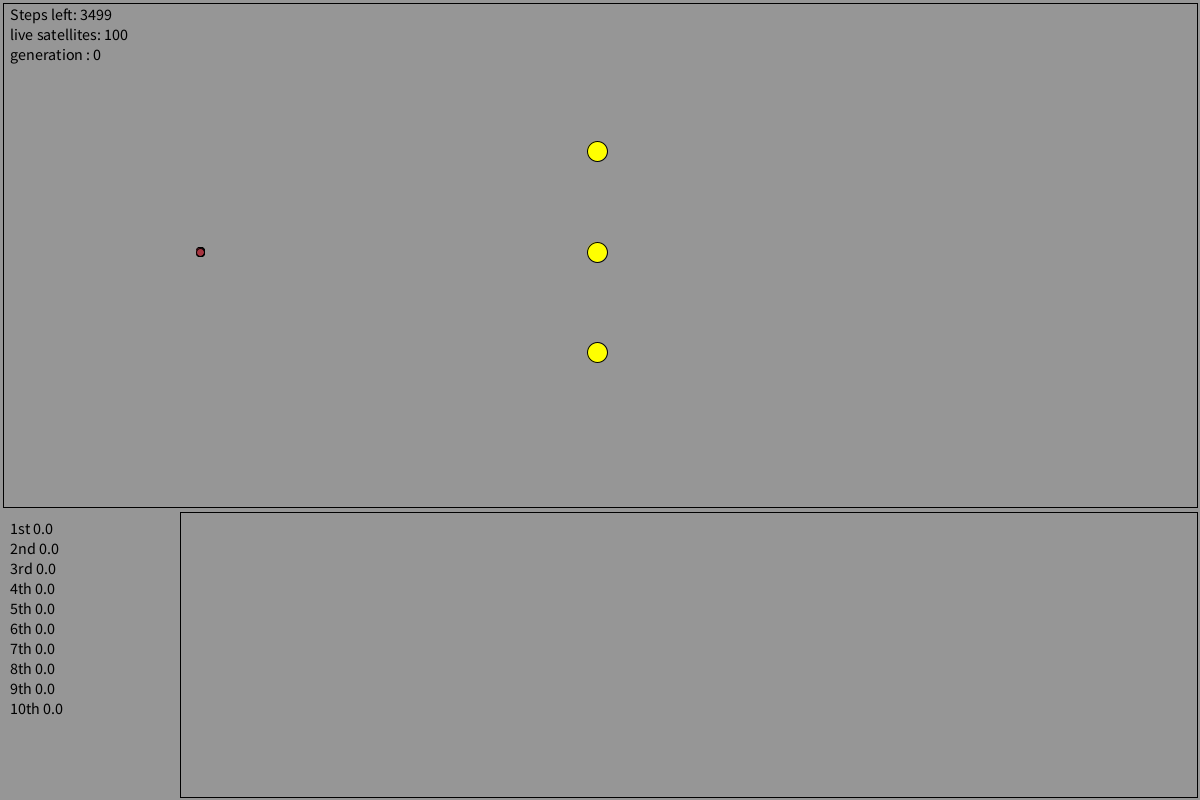
Frame 1 (no input)
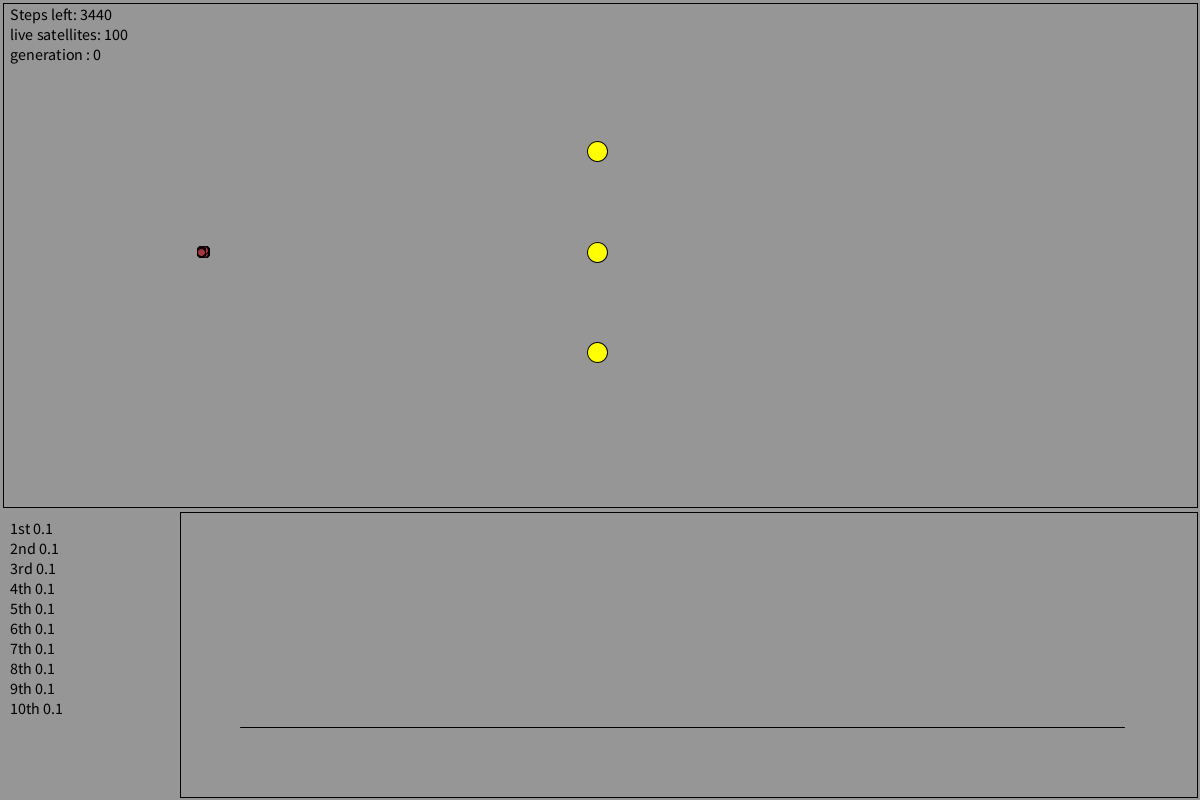
Frame 60 (the mouse pressed at the canvas centre just before this capture)
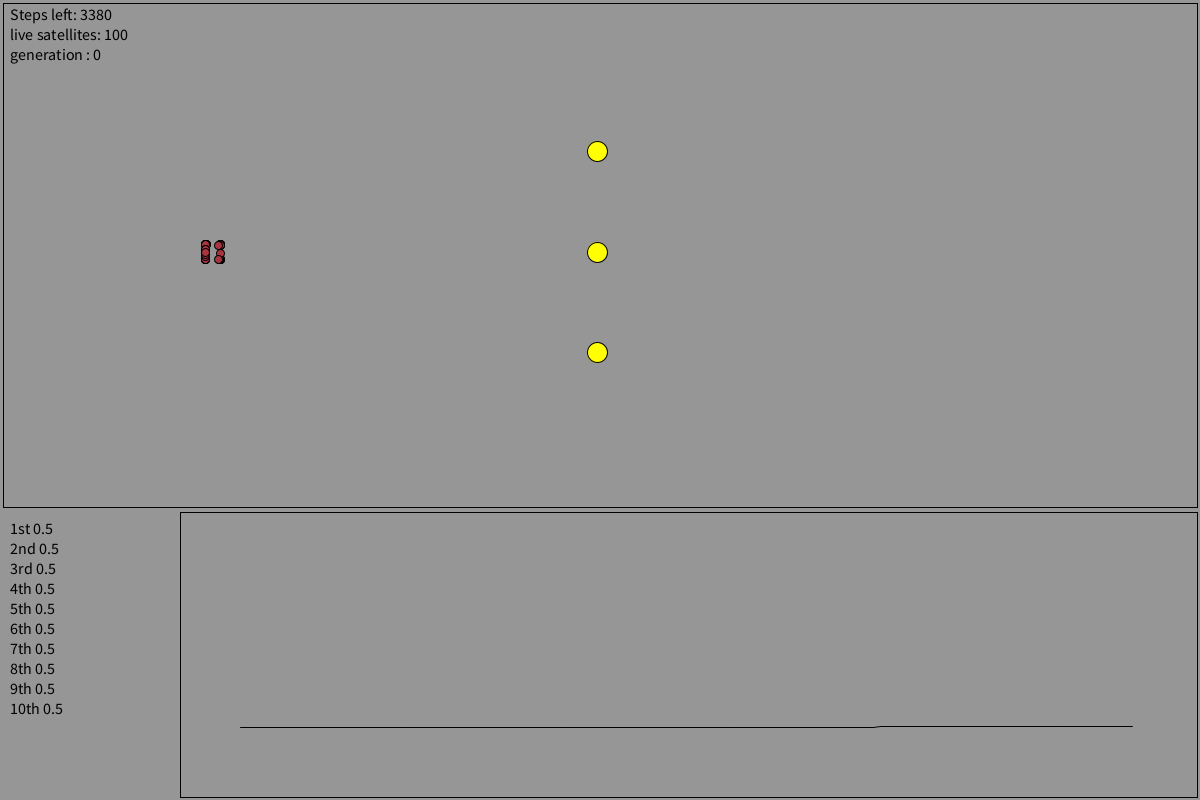
Frame 120 (the mouse held since frame 60 and released just before this capture)

The Processing sketch that drew these frames (run headless with seeded random() and noise(); from frame 60 on, the mouse is pressed at the canvas centre):

// Processing sketch: example2
// ── example2.pde
SatelliteSystem satelliteSys;

int numSatellites = 100;
int numSuns = 3;

void setup() {
  size(1200, 800);
  frameRate(2000);
  satelliteSys = new SatelliteSystem(numSatellites, numSuns);
}

void draw() {
  background(150);
  //carsys.addParticle();
  satelliteSys.run();
  noFill();
  stroke(0);
  rect(3, 3, width-6, 0.63*height);
  drawTopBoard();
  drawGraph();
  text("Steps left: "+satelliteSys.getStepsLeft(), 10, 20);
  text("live satellites: "+satelliteSys.numSatLife(), 10, 40);
  text("generation : "+satelliteSys.generation(), 10, 60);
}

  // d
void drawTopBoard(){
   //draw TOP 10
  textSize(16);
  stroke(0);
  fill(0);
  text("1st "+nf(satelliteSys.getSatellite(0).getFitness(),0,1), 10, 534);
  text("2nd "+nf(satelliteSys.getSatellite(1).getFitness(),0,1), 10, 554);
  text("3rd "+nf(satelliteSys.getSatellite(2).getFitness(),0,1), 10, 574);
  for(int i=4; i<=10; i++)
    text(i+"th "+nf(satelliteSys.getSatellite(i).getFitness(),0,1), 10, 514+(20*i));
}

int[] x = new int[3501];
float[] y = new float[3501];
int iterator = 0;
int[] xGen = {};
float[] yGen = {};
int generation = -1;

void drawGraph(){
   
  iterator++;
  noFill();
  stroke(0);
  rect(width*0.15, 0.64*height , (1.0-0.15)*width-3, (1-0.64)*height-3);  
  
  x[iterator] = iterator;// = append(x, iterator);
  y[iterator] = -satelliteSys.getSatellite(0).getFitness();
  
  
  if(iterator > 1) {
    for(int i = 1; i < iterator; i++) {
      line(0.75*x[i-1]/iterator*width+width/5, y[i-1]+height/1.1, 0.75*x[i]/iterator*width+width/5, y[i]+height/1.1);
    }
  }
  
  stroke(255);
  if(generation > 1) {
    for(int i = 1; i < generation; i++) {
      line(10.0*xGen[i-1]+width/5, yGen[i-1]+height/1.1, 10.0*xGen[i]+width/5, yGen[i]+height/1.1);
    }
  }
  
  //println(y[iterator-1]);
   if(generation < satelliteSys.generation()){
    generation = satelliteSys.generation();
    println(iterator);
    xGen = append(xGen, generation);
    yGen = append(yGen, y[iterator-1]);
    
    iterator = -1;
  }
}
// ── brain.pde


class Brain {
  
  int numOutputs;
  float [] outPuts;
  int numInputs;
  float [] inputs;
  int numHiddenNeurons1;
  int numHiddenNeurons2;
  float[][] weight1;
  float[][] weight2;
  float[][] weight3;
  float[] bias1;
  float[] bias2;
  
  float[] hiddenNeurons1;
  float[] hiddenNeurons2;
  
  
  float maxInpulse;
  float mutation;
  
  Brain(int numSuns){
    // NOTE: two out puts
    numOutputs = 2;
    outPuts = new float[numOutputs];
    // satellite pos, satellite vell, (sun pos) * number of suns
    numInputs = 2+2+2*numSuns;
    inputs = new float[numInputs];
    numHiddenNeurons1 = 5;
    numHiddenNeurons2 = 3;
    weight1 = new float[numInputs][numHiddenNeurons1];
    weight2 = new float[numHiddenNeurons1][numHiddenNeurons2];
    weight3 = new float[numHiddenNeurons2][numOutputs];
    bias1 = new float[numHiddenNeurons1];
    bias2 = new float[numHiddenNeurons2];
    initWeights();
    hiddenNeurons1 = new float[numHiddenNeurons1];
    hiddenNeurons2 = new float[numHiddenNeurons2];
    
    mutation = 0.05;
    maxInpulse = 0.001;
  }
  
  void initWeights(){
    //weight1
    for(int i = 0; i<numInputs; i++){
      for(int j = 0; j<numHiddenNeurons1; j++) {
        weight1[i][j] = random(-1.0, 1.0);
      }
    }
    
    //weight2
    for(int i = 0; i<numHiddenNeurons1; i++){
      for(int j = 0; j<numHiddenNeurons2; j++) {
        weight2[i][j] = random(-1.0, 1.0);
      }
    }
    
    //weight3
    for(int i = 0; i<numHiddenNeurons2; i++){
      for(int j = 0; j<numOutputs; j++) {
        weight3[i][j] = random(-1.0, 1.0);
      }
    }
    
    //bias 1
    for(int i = 0; i<numHiddenNeurons1; i++){
      bias1[i] = random(-1.0, 1.0);
    }
    
    //bias 2
    for(int i = 0; i<numHiddenNeurons2; i++){
      bias2[i] = random(-1.0, 1.0);
    }
    
  }
  
  PVector getInpulse(PVector satPos, PVector satVel, ArrayList<PVector> sunsPos){
     
    // get inputs and normaliz 
    inputs[0] = satPos.x/width;
    inputs[1] = satPos.y/(0.63*height);
    inputs[2] = satVel.x/maxInpulse;
    inputs[3] = satVel.y/maxInpulse;
    for(int i=4; i<(4+sunsPos.size()); i++){
      PVector sunPos = sunsPos.get(i-4);
      inputs[i] = sunPos.x/width;
      inputs[i] = sunPos.y/(0.63*height);
    }
    
    // calculate hidden neurons
    // layer 1
    for(int i = 0; i<numHiddenNeurons1; i++){
      hiddenNeurons1[i] = 0.0;
      for(int j = 0; j<numInputs; j++){
        hiddenNeurons1[i] += weight1[j][i]*inputs[j];
      }
      hiddenNeurons1[i] = activationFunction(hiddenNeurons1[i]+bias1[i]);
    }
    
    // layer 2
    for(int i = 0; i<numHiddenNeurons2; i++){
      hiddenNeurons2[i] = 0.0;
      for(int j = 0; j<numHiddenNeurons1; j++){
        hiddenNeurons2[i] += weight2[j][i]*hiddenNeurons1[j];
      }
      hiddenNeurons2[i] = activationFunction(hiddenNeurons2[i]+bias2[i]);
    }
    
    //calculate output
    for(int i = 0; i<numOutputs; i++){
      outPuts[i] = 0.0;
      for(int j = 0; j<numHiddenNeurons2; j++) {
        outPuts[i] += weight3[j][i]*hiddenNeurons2[j];
      }
    }
    
    // check max and min possible valors
    for(int i = 0; i<numOutputs; i++){
      if(outPuts[i]>maxInpulse)
        outPuts[i] = maxInpulse;
       else if (outPuts[i]<-maxInpulse)
         outPuts[i] = -maxInpulse;
    }
     
    // transfor out put to PVector
    PVector inpulse = new PVector(0.0, 0.0);
    
    inpulse.x = outPuts[0];
    inpulse.y = outPuts[1];
    
    return inpulse;
  }
  
  // GA operations
  void mutation (){
    //weight1
    for(int i = 0; i<numHiddenNeurons1; i++){
      for(int j = 0; j<numInputs; j++) {
        if(mutation <random(0, 1.0))
          weight1[j][i] = random(-1.0, 1.0);
      }
      if(mutation <random(0, 1.0))
          bias1[i] = random(-1.0, 1.0);
    }
    //weight2
    for(int i = 0; i<numHiddenNeurons2; i++){
      for(int j = 0; j<numHiddenNeurons1; j++) {
        if(mutation <random(0, 1.0))
          weight2[j][i] = random(-1.0, 1.0);
      }
      if(mutation <random(0, 1.0))
          bias2[i] = random(-1.0, 1.0);
    }
    
    //weight3
    for(int i = 0; i<numHiddenNeurons2; i++){
      for(int j = 0; j<numOutputs; j++) {
        if(mutation <random(0, 1.0))
          weight3[i][j] = random(-1.0, 1.0);
      }
    }
  }
  
  void crossOver(Satellite sat){
     //weight1
    for(int i = 0; i<numHiddenNeurons1; i++){
      for(int j = 0; j<numInputs; j++) {
        if(0.5 <random(0, 1.0)) 
          weight1[j][i] = weight1[j][i];
        else
          weight1[j][i] = sat.getWeight(1, j, i);
      }
      if(0.5 <random(0, 1.0)) 
        bias1[i] = bias1[i];
      else
        bias1[i] = sat.getBias(1, i);
    }
    
    //weight2
    for(int i = 0; i<numHiddenNeurons2; i++){
      for(int j = 0; j<numHiddenNeurons1; j++) {
        if(0.5 <random(0, 1.0)) 
          weight2[j][i] = weight2[j][i];
        else
          weight2[j][i] = sat.getWeight(2, j, i);
      }
      if(0.5 <random(0, 1.0)) 
        bias2[i] = bias2[i];
      else
        bias2[i] = sat.getBias(2, i);
    }
    
    
    //weight3
    for(int i = 0; i<numHiddenNeurons2; i++){
      for(int j = 0; j<numOutputs; j++) {
        if(0.5 <random(0, 1.0)) 
          weight3[i][j] = weight3[i][j];
        else 
          weight3[i][j] = sat.getWeight(3, i, j);
      }
    }
  }
  
  void reproduction(Satellite sat1, Satellite sat2){
    //weight1
    for(int i = 0; i<numHiddenNeurons1; i++){
      for(int j = 0; j<numInputs; j++) {
        if(0.5 <random(0, 1.0)) 
          weight1[j][i] = sat1.getWeight(1, j, i);
        else
          weight1[j][i] = sat2.getWeight(1, j, i);
      }
    }
    
     //weight2
    for(int i = 0; i<numHiddenNeurons2; i++){
      for(int j = 0; j<numHiddenNeurons1; j++) {
        if(0.5 <random(0, 1.0)) 
          weight2[j][i] = sat1.getWeight(2, j, i);
        else
          weight2[j][i] = sat2.getWeight(2, j, i);
      }
    }
    
    //weight3
    for(int i = 0; i<numHiddenNeurons2; i++){
      for(int j = 0; j<numOutputs; j++) {
        if(0.5 <random(0, 1.0)) 
          weight2[i][j] = sat1.getWeight(2, i, j);
        else 
          weight2[i][j] = sat2.getWeight(2, i, j);
      }
    }
  }
  
  float activationFunction(float x){
    //sigmoid
    return 1.0/(1.0+exp(-x));
  }
  
  float getWeight(int layer, int i, int j){
   if(layer == 1)
      return weight1[i][j];
   else if(layer == 2)
      return weight2[i][j];
   else if(layer == 3)
      return weight3[i][j];
   else {
     println("Error: incorrect layer");
     exit();
     return 0.0;
     }
  }
  
  float getBias(int layer, int i){
   if(layer == 1)
      return bias1[i];
   else if(layer == 2)
      return bias1[i];
   else {
     println("Error: incorrect bias layer");
     exit();
     return 0.0;
     }
  }
  
}
// ── satellite.pde


class Satellite {
  PVector position;
  PVector velocity;
  PVector acceleration;
  boolean lifetag;
  float fitness;
  int numDeads;
  float mass;
  float acumulateVel; // to deff new parameter to fitness
  
  Brain brain;
  
  //domain limits
  float topLimit = 3.0;
  float downLimit = 0.63*height;
  float leftLimit = 3.0;
  float rightLimit = width-6;
  float timetag;

  Satellite(int numSuns) {
    acceleration = new PVector(0.0, 0.0);
    velocity = new PVector(0.0, 0.0);
    //position = new PVector(random(leftLimit, rightLimit), random(topLimit, downLimit));
    position = new PVector(width/6.0, 0.63*height/2.0);
    lifetag = true;
    fitness = 0;
    timetag = 0;
    numDeads = 0;
    acumulateVel = 0;
    mass = 0.1;
    brain = new Brain(numSuns);
  }

  void run(float[] sunMass, ArrayList<PVector> sunPosition) {
    if(isLife()){
      update(sunMass, sunPosition);
      display();
    }
  }

  // Method to update position
  void update(float[] sunsMass, ArrayList<PVector> sunsPosition) {
    timetag ++;
    acceleration = brain.getInpulse(position, velocity, sunsPosition);
    for (int j = 0; j < sunsPosition.size(); j++) {
      float sunMass = sunsMass[j];
      PVector sunPosition = sunsPosition.get(j);
      acceleration.add(gravityForce(sunMass, sunPosition)) ;
    }
    velocity.add(acceleration);
    position.add(velocity);
    //lifetag = true;
    deadConditions();
    calculateFitness();
  }

  // Method to display
  void display() {
    if(isLife()){
      stroke(0);
      fill(#a73540);
      ellipse(position.x, position.y, 8, 8);
    }
  }

  // Is the car still useful?
  boolean isLife() {
    return lifetag;
  }
  
  void reallocate(){
    acceleration = new PVector(0.0, 0.0);
    velocity = new PVector(0.0, 0.0);
    //position = new PVector(random(leftLimit, rightLimit), random(topLimit, downLimit));
    position = new PVector(width/6.0, 0.63*height/2.0);
    lifetag = true;
    fitness = 0;
    numDeads ++;
    timetag = 0;
    acumulateVel = 0;
  }
  
  // dead conditions
  void deadConditions(){
    if(position.x>rightLimit || position.x<leftLimit || position.y>downLimit || position.y<topLimit){
      lifetag = false;
    }
  }
  
  void calculateFitness(){
    float vel = velocity.mag();
    if(vel>20) vel = -10;
    acumulateVel += vel;
    //0.005
    fitness = 0.0*(timetag) - 0.0*numDeads + 0.0*vel + 0.025*acumulateVel;
  }
  
  float getFitness(){
    return fitness;
  }
  
  float getDeads(){
    return numDeads;
  }
  
  PVector gravityForce(float sunMass, PVector sunPosition){
    float dist = position.dist(sunPosition);
    PVector force = PVector.sub(position,sunPosition).normalize().mult(-mass*sunMass/(dist*dist));
    return force;
  }
  
  void geneticAlgotithm(Satellite sat1, Satellite sat2){
    
    if(0.3 < random(0, 1.0))
      brain.mutation();
    if(0.3 < random(0, 1.0))
      brain.crossOver(sat1); // choose bebetween 4 first numbers (5 not include)
    if(0.3 < random(0, 1.0))
      brain.reproduction(sat1, sat2); // choose bebetween 4 first numbers
   
  }
  
  float getWeight(int layer, int i, int j){
    return brain.getWeight(layer, i, j);
  }
  
  float getBias(int layer, int i){
    return brain.getBias(layer, i);
  }

}
// ── satelliteSystem.pde

// A class to describe a group of Particles
// An ArrayList is used to manage the list of Particles 

import java.util.Arrays;

class SatelliteSystem {
  ArrayList<Satellite> selfCarSystem;
  ArrayList<Sun> suns;
  int generation;
  int numSats;
  int numSatsLife;
  int stepsLeft;
  int numSuns;
  
  SatelliteSystem(int numberSatellites, int numberSuns) {
    suns = new ArrayList<Sun>();
    for (int i = 0; i < numberSuns; i++){
      suns.add(new Sun((width-6.0)/2.0, (0.63*height)/2.0*(0.4*i+0.6)));
    }
    
    generation = 0;
    numSats = numberSatellites;
    numSatsLife = numberSatellites;
    stepsLeft = 3500;
    numSuns = numberSuns;
    
    selfCarSystem = new ArrayList<Satellite>();
    for (int i=0; i<numberSatellites; i++){
      selfCarSystem.add(new Satellite(numberSuns));
    }
  }
  
  void run() {
    
    if(stepsLeft == 0 || numSatsLife == 0){
      restart();
    }
    
    // run all satellites
    
    numSatsLife = 0;
    for (int i = 0; i < selfCarSystem.size(); i++) {
      Satellite sat = selfCarSystem.get(i);
      // array with suns positions
      ArrayList<PVector> sunPositions =  new ArrayList<PVector>();
      float[] sunMass = {};
      for (int j = 0; j < suns.size(); j++) {
        Sun sun = suns.get(j);
        sunMass = append(sunMass, sun.getMass());
        sunPositions.add(sun.getPosition());
      }
      sat.run(sunMass, sunPositions);
      if (sat.isLife()) {
        numSatsLife +=1;
        //selfCar.remove(i);
        //sat.reallocate();
      }
      
    }
    
    //sort cars comparing fitness
    //old = selfCarSystem;
    selfCarSystem = sortCars(selfCarSystem);
    
    // suns
    for (int i = 0; i < suns.size(); i++) {
      Sun sun = suns.get(i);
      sun.run();
    }
    
    stepsLeft --;
    
  }
  
  void addParticle() {
    selfCarSystem.add(new Satellite(numSuns));
  }
  
  //sort method
  ArrayList<Satellite> sortCars(ArrayList<Satellite> old){
    ArrayList<Satellite> sorted = new ArrayList<Satellite>();
    for (int i = old.size()-1; i>=0; i--)
    {
      float max_score=-1000000000.0;
      int index = -1;
      for (int j = old.size()-1; j>=0; j--)
      {
        if (old.get(j).getFitness()>max_score)
        {
          max_score = old.get(j).getFitness();
          index = j;
        }
      }
      sorted.add(old.get(index));
      old.remove(index);
    }
    return sorted;
  }
  
  // GA == genetic algorithm
  //void GA(){
  //  for(int i = 5; i<selfCarSystem.size(); i++){
  //    selfCarSystem.get(i).geneticAlgotithm(selfCarSystem.get(0), selfCarSystem.get(1));
  //  }
  //}
  
  Satellite getSatellite(int i){
    return selfCarSystem.get(i);
  }
  
  int getStepsLeft(){
    return stepsLeft;
  }
  
  int numSatLife(){
    return numSatsLife;
  }
  
  int generation(){
    return generation;
  }
  
  void restart(){
    for(int i = 0; i<selfCarSystem.size(); i++){
      //new pos, vel, 
      selfCarSystem.get(i).reallocate();
      if(i > 5){      
        //voose between top 5
        int sat1 = int(random(0, 5));
        int sat2 = int(random(0, 5));
        selfCarSystem.get(i).geneticAlgotithm(selfCarSystem.get(sat1), selfCarSystem.get(sat2));
      }
    }
    stepsLeft = 3500;
    numSatsLife = numSats;
    generation++;
  }
  
}
// ── sun.pde

class Sun {
  PVector position;
  float mass;
  
  Sun(float posx, float posy){
    position = new PVector(posx,posy);
    mass = 1000.0;
  }
  
  void run() {
    update();
    display();
  }
  
  float getMass(){
    return mass;
  }
  
  void update() {
  }
  
  void display() {
    stroke(0);
    fill(#ffff00);
    ellipse(position.x, position.y, 20, 20);
  }
  
  PVector getPosition(){
    return position;
  }
  
}
